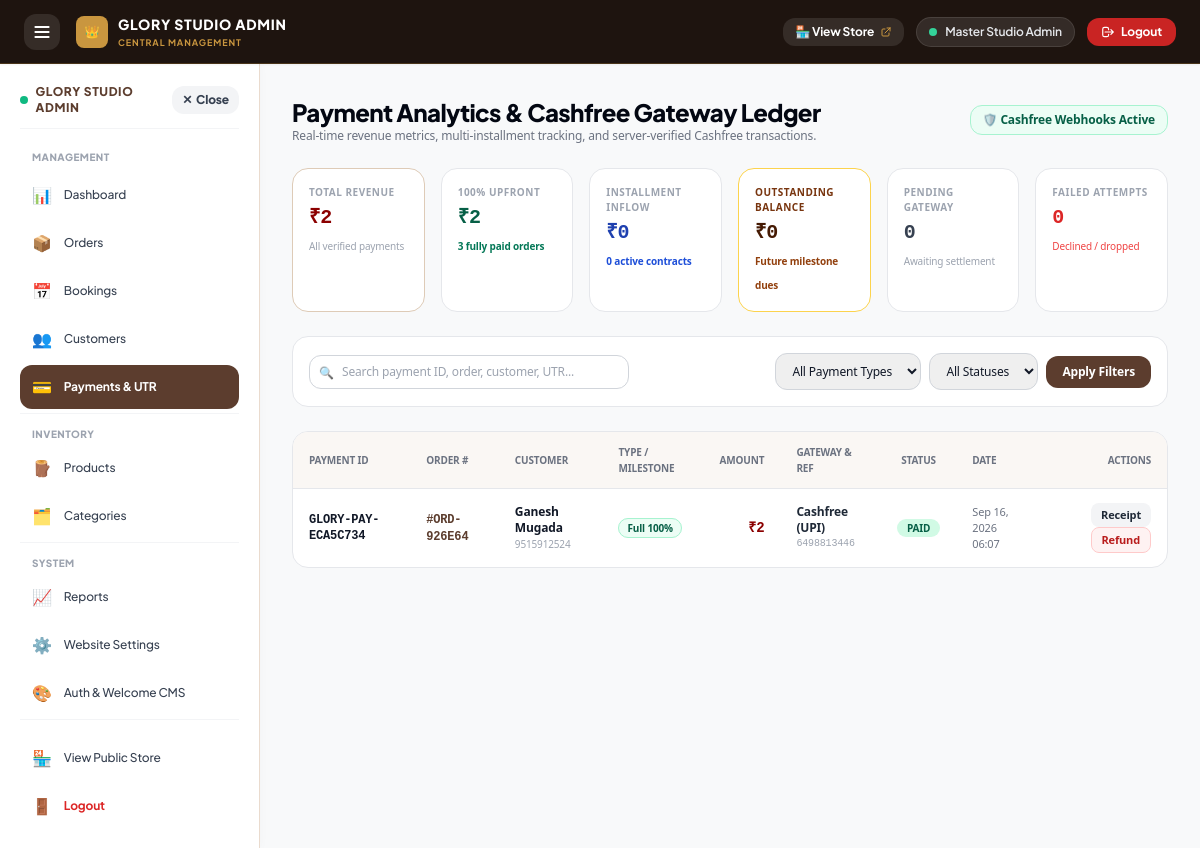
/admin-portal/payments/ (signed in), run on the app's committed database.
### apps/payments/models.py (models this page shows, shortened)
class Payment(models.Model):
    PAYMENT_TYPE_CHOICES = [
        ('FULL', 'Full Payment'),
        ('INSTALLMENT', 'Installment Payment'),
    ]
    STATUS_CHOICES = [
        ('PENDING', 'Pending'),
        ('PROCESSING', 'Processing'),
        ('PAID', 'Paid'),
        ('FAILED', 'Failed'),
        ('CANCELLED', 'Cancelled'),
        ('REFUNDED', 'Refunded'),
    ]
    VERIFICATION_STATUS_CHOICES = [
        ('PENDING_VERIFICATION', 'Pending Verification'),
        ('VERIFIED', 'Verified'),
        ('REJECTED', 'Rejected'),
    ]
    payment_id = models.CharField(max_length=100, unique=True, blank=True, db_index=True)
    order = models.ForeignKey('bookings.Order', on_delete=models.CASCADE, related_name='payments')
    customer = models.ForeignKey(User, on_delete=models.SET_NULL, null=True, blank=True, related_name='payments')
    installment = models.ForeignKey('bookings.Installment', on_delete=models.SET_NULL, null=True, blank=True, related_name='payments')
    payment_type = models.CharField(max_length=20, choices=PAYMENT_TYPE_CHOICES, default='FULL')
    amount = models.DecimalField(max_digits=12, decimal_places=2)
    currency = models.CharField(max_length=10, default='INR')
    gateway = models.CharField(max_length=50, default='Cashfree')
    gateway_order_id = models.CharField(max_length=120, blank=True, default='', db_index=True)
    gateway_payment_id = models.CharField(max_length=120, blank=True, default='', db_index=True)
    payment_session_id = models.CharField(max_length=255, blank=True, default='')
    payment_method = models.CharField(max_length=50, blank=True, default='UPI')
    status = models.CharField(max_length=30, choices=STATUS_CHOICES, default='PENDING', db_index=True)
    gateway_response = models.JSONField(default=dict, blank=True)
    failure_reason = models.TextField(blank=True, default='')
    is_manual = models.BooleanField(default=False, db_index=True)
    verification_status = models.CharField(max_length=30, choices=VERIFICATION_STATUS_CHOICES, default='VERIFIED', db_index=True)
    verified_by = models.ForeignKey(User, on_delete=models.SET_NULL, null=True, blank=True, related_name='verified_payments')
    verified_at = models.DateTimeField(null=True, blank=True)
    reference_number = models.CharField(max_length=120, blank=True, default='', help_text="Manual UTR / Bank Ref", db_index=True)
    admin_notes = models.TextField(blank=True, default='')
    receipt_image = models.CharField(max_length=500, blank=True, default='')
    refund_status = models.CharField(max_length=30, blank=True, default='')
    refund_id = models.CharField(max_length=100, blank=True, default='')
    paid_at = models.DateTimeField(null=True, blank=True)
    created_at = models.DateTimeField(auto_now_add=True)
    updated_at = models.DateTimeField(auto_now=True)
    class Meta:
        ordering = ['-created_at']
        verbose_name = 'Payment Transaction'
        verbose_name_plural = 'Payment Transactions'

### apps/bookings/models.py (models this page shows, shortened)
class Order(models.Model):
    PLAN_CHOICES = [
        ('FULL_PAYMENT', 'Full Payment'),
        ('THREE_INSTALLMENTS', 'Three Installments'),
    ]
    STATUS_CHOICES = [
        ('PENDING_PAYMENT', 'Pending Payment'),
        ('PARTIALLY_PAID', 'Partially Paid'),
        ('FULLY_PAID', 'Fully Paid'),
        ('PROCESSING', 'Processing'),
        ('SHIPPED', 'Shipped'),
        ('DELIVERED', 'Delivered'),
        ('CANCELLED', 'Cancelled'),
    ]
    PAYMENT_STATUS_CHOICES = [
        ('PENDING', 'Pending'),
        ('PROCESSING', 'Processing'),
        ('PARTIALLY_PAID', 'Partially Paid'),
        ('FULLY_PAID', 'Fully Paid'),
        ('FAILED', 'Failed'),
        ('REFUNDED', 'Refunded'),
    ]
    FULFILLMENT_STATUS_CHOICES = [
        ('CONFIRMED', 'CONFIRMED'),
        ('IN_PRODUCTION', 'IN_PRODUCTION'),
        ('SHIPPED', 'SHIPPED'),
        ('OUT_FOR_DELIVERY', 'OUT_FOR_DELIVERY'),
        ('DELIVERED', 'DELIVERED'),
    ]
    order_number = models.CharField(max_length=50, unique=True, blank=True)
    booking = models.ForeignKey(Booking, on_delete=models.SET_NULL, null=True, blank=True, related_name='orders')
    user = models.ForeignKey(User, on_delete=models.SET_NULL, null=True, blank=True, related_name='orders')
    customer_name = models.CharField(max_length=150)
    email = models.EmailField()
    phone = models.CharField(max_length=25)
    shipping_address = models.TextField(blank=True, default='')
    product = models.ForeignKey('store.Product', on_delete=models.SET_NULL, null=True, blank=True, related_name='orders')
    product_name = models.CharField(max_length=250)
    selected_size = models.CharField(max_length=100, default='Standard')
    selected_wood = models.CharField(max_length=120, default='Pure Grade-A Burma Teak')
    custom_measurements = models.CharField(max_length=255, blank=True, default='', help_text="Custom product measurements provided by customer (Length x Width x Height)")
    quantity = models.PositiveIntegerField(default=1)
    unit_price = models.DecimalField(max_digits=12, decimal_places=2)
    total_amount = models.DecimalField(max_digits=12, decimal_places=2)
    paid_amount = models.DecimalField(max_digits=12, decimal_places=2, default=0.00)
    remaining_amount = models.DecimalField(max_digits=12, decimal_places=2)
    refunded_amount = models.DecimalField(max_digits=12, decimal_places=2, default=Decimal('0.00'))
    payment_plan = models.CharField(max_length=50, choices=PLAN_CHOICES, default='FULL_PAYMENT')
    payment_type = models.CharField(max_length=20, choices=[('FULL', 'Full Payment'), ('INSTALLMENT', 'Installment Payment')], default='FULL')
    plan_name = models.CharField(max_length=120, default='Full Payment', blank=True)
    installment_plan_snapshot = models.JSONField(default=dict, blank=True, help_text="Snapshot of the chosen installment plan schedule")
    next_due_date = models.DateField(null=True, blank=True)
    payment_status = models.CharField(max_length=30, choices=PAYMENT_STATUS_CHOICES, default='PENDING', db_index=True)
    fulfillment_status = models.CharField(max_length=30, choices=FULFILLMENT_STATUS_CHOICES, default='CONFIRMED', db_index=True)
    order_status = models.CharField(max_length=30, choices=STATUS_CHOICES, default='PENDING_PAYMENT')
    created_at = models.DateTimeField(auto_now_add=True)
    updated_at = models.DateTimeField(auto_now=True)
    class Meta:
        ordering = ['-created_at']

### apps/accounts/views.py (the view)
# urls.py: path('admin-portal/payments/', views.admin_payments_view, name='admin_portal_payments'),
def admin_payments_view(request):
    from apps.payments.views import admin_payments_view as real_admin_payments
    return real_admin_payments(request)

### templates/admin_portal/admin_payments.html (shortened to what this page needs)
{% extends 'admin_portal/admin_base.html' %}
{% block content %}
<div class="space-y-6" style="font-family: system-ui, -apple-system, sans-serif;">
  <div class="flex flex-col sm:flex-row sm:items-center justify-between gap-4">
    <div>
      <h1 class="text-2xl font-black text-gray-950 tracking-tight">Payment Analytics &amp; Cashfree Gateway Ledger</h1>
      <p class="text-xs text-gray-500">Real-time revenue metrics, multi-installment tracking, and server-verified Cashfree transactions.</p>
    </div>
    <div class="flex items-center gap-2">
      <span class="px-3 py-1.5 bg-emerald-50 text-emerald-800 text-xs font-black rounded-xl border border-emerald-200">
        🛡️ Cashfree Webhooks Active
      </span>
    </div>
  </div>
  <div class="grid grid-cols-2 lg:grid-cols-6 gap-3 sm:gap-4">
    <div class="p-4 rounded-2xl bg-white border border-[#DECBB7] shadow-xs space-y-1">
      <span class="text-[10px] font-black uppercase tracking-wider text-gray-400 block">Total Revenue</span>
      <div class="text-lg sm:text-xl font-black text-[#8B0000] font-mono leading-tight">
        {{ formatted_total_revenue|default:"₹0" }}
      </div>
      <span class="text-[10px] text-gray-400">All verified payments</span>
    </div>
    <div class="p-4 rounded-2xl bg-white border border-gray-200 shadow-xs space-y-1">
      <span class="text-[10px] font-black uppercase tracking-wider text-gray-400 block">100% Upfront</span>
      <div class="text-lg sm:text-xl font-black text-emerald-800 font-mono leading-tight">
        {{ formatted_full_revenue|default:"₹0" }}
      </div>
      <span class="text-[10px] text-emerald-700 font-semibold">{{ fully_paid_orders_count }} fully paid orders</span>
    </div>
    <div class="p-4 rounded-2xl bg-white border border-gray-200 shadow-xs space-y-1">
      <span class="text-[10px] font-black uppercase tracking-wider text-gray-400 block">Installment Inflow</span>
      <div class="text-lg sm:text-xl font-black text-blue-800 font-mono leading-tight">
        {{ formatted_installment_revenue|default:"₹0" }}
      </div>
      <span class="text-[10px] text-blue-700 font-semibold">{{ installment_orders_count }} active contracts</span>
    </div>
    <div class="p-4 rounded-2xl bg-white border border-amber-300 bg-amber-50/40 shadow-xs space-y-1">
      <span class="text-[10px] font-black uppercase tracking-wider text-amber-900 block">Outstanding Balance</span>
      <div class="text-lg sm:text-xl font-black text-amber-950 font-mono leading-tight">
        {{ formatted_outstanding|default:"₹0" }}
      </div>
      <span class="text-[10px] text-amber-800 font-semibold">Future milestone dues</span>
    </div>
    <div class="p-4 rounded-2xl bg-white border border-gray-200 shadow-xs space-y-1">
      <span class="text-[10px] font-black uppercase tracking-wider text-gray-400 block">Pending Gateway</span>
      <div class="text-lg sm:text-xl font-black text-gray-700 font-mono leading-tight">
        {{ pending_payments_count|default:0 }}
      </div>
      <span class="text-[10px] text-gray-400">Awaiting settlement</span>
    </div>
    <div class="p-4 rounded-2xl bg-white border border-gray-200 shadow-xs space-y-1">
      <span class="text-[10px] font-black uppercase tracking-wider text-gray-400 block">Failed Attempts</span>
      <div class="text-lg sm:text-xl font-black text-red-600 font-mono leading-tight">
        {{ failed_payments_count|default:0 }}
      </div>
      <span class="text-[10px] text-red-500">Declined / dropped</span>
    </div>
  </div>
  <div class="bg-white rounded-2xl p-4 border border-gray-200 shadow-xs">
    <form method="GET" class="flex flex-col md:flex-row items-center justify-between gap-3 text-xs">
      <div class="relative w-full md:w-80">
        <input type="text"
               name="q"
               value="{{ q }}"
               placeholder="Search payment ID, order, customer, UTR..."
               class="w-full pl-8 pr-4 py-2 rounded-xl border border-gray-300 focus:outline-none focus:border-[#8B0000] text-xs">
        <span class="absolute left-2.5 top-2.5 text-gray-400">🔍</span>
      </div>
      <div class="flex items-center gap-2 w-full md:w-auto flex-wrap">
        <select name="type" class="px-3 py-2 rounded-xl border border-gray-300 focus:outline-none text-xs">
          <option value="">All Payment Types</option>
        </select>
        <select name="status" class="px-3 py-2 rounded-xl border border-gray-300 focus:outline-none text-xs">
          <option value="">All Statuses</option>
        </select>
        <button type="submit" class="px-4 py-2 rounded-xl bg-[#5C3D2E] hover:bg-black text-white font-bold transition-colors cursor-pointer">
          Apply Filters
        </button>
      </div>
    </form>
  </div>
  <div class="bg-white rounded-2xl border border-gray-200 shadow-xs overflow-hidden">
    <div class="overflow-x-auto">
      <table class="w-full text-left text-xs">
        <thead class="bg-[#FAF7F4] text-gray-500 uppercase text-[10px] font-black border-b border-gray-200">
          <tr>
            <th class="py-3 px-4">Payment ID</th>
            <th class="py-3 px-4">Order #</th>
            <th class="py-3 px-4">Customer</th>
            <th class="py-3 px-4">Type / Milestone</th>
            <th class="py-3 px-4 text-right">Amount</th>
            <th class="py-3 px-4">Gateway &amp; Ref</th>
            <th class="py-3 px-4 text-center">Status</th>
            <th class="py-3 px-4">Date</th>
            <th class="py-3 px-4 text-right">Actions</th>
          </tr>
        </thead>
        <tbody class="divide-y divide-gray-100 font-medium">
          {% for p in payments %}
          <tr class="hover:bg-gray-50/60 transition-colors">
            <td class="py-3.5 px-4 font-mono font-bold text-gray-900">
              {{ p.payment_id }}
            </td>
            <td class="py-3.5 px-4">
              <a href="{% url 'admin_order_detail' order_id=p.order.id %}" class="font-mono text-[#5C3D2E] hover:underline font-bold">
                #{{ p.order.order_number }}
              </a>
            </td>
            <td class="py-3.5 px-4">
              <span class="font-bold text-gray-900 block">{{ p.order.customer_name }}</span>
              <span class="text-[10px] text-gray-400">{{ p.order.phone }}</span>
            </td>
            <td class="py-3.5 px-4">
              {% if p.payment_type == 'INSTALLMENT' and p.installment %}
                <span class="px-2 py-0.5 rounded-full text-[10px] font-bold bg-blue-50 text-blue-800 border border-blue-200">
                  Part {{ p.installment.installment_number }}
                </span>
              {% else %}
                <span class="px-2 py-0.5 rounded-full text-[10px] font-bold bg-emerald-50 text-emerald-800 border border-emerald-200">
                  Full 100%
                </span>
              {% endif %}
            </td>
            <td class="py-3.5 px-4 text-right font-black font-mono text-[#8B0000] text-sm">
              ₹{{ p.amount|floatformat:0 }}
            </td>
            <td class="py-3.5 px-4">
              <span class="text-gray-800 font-semibold block">{{ p.gateway }} ({{ p.payment_method|default:"UPI" }})</span>
              <span class="text-[10px] font-mono text-gray-400 block truncate max-w-[140px]" title="{{ p.gateway_payment_id|default:p.gateway_order_id }}">
                {{ p.gateway_payment_id|default:p.gateway_order_id }}
              </span>
            </td>
            <td class="py-3.5 px-4 text-center">
              {% if p.status == 'PAID' %}
                <span class="px-2.5 py-0.5 rounded-full text-[10px] font-black bg-emerald-100 text-emerald-800">
                  PAID
                </span>
              {% elif p.status == 'PENDING' %}
                <span class="px-2.5 py-0.5 rounded-full text-[10px] font-black bg-amber-100 text-amber-900">
                  PENDING
                </span>
              {% elif p.status == 'REFUNDED' %}
                <span class="px-2.5 py-0.5 rounded-full text-[10px] font-black bg-purple-100 text-purple-900">
                  REFUNDED
                </span>
              {% else %}
                <span class="px-2.5 py-0.5 rounded-full text-[10px] font-black bg-red-100 text-red-800">
                  FAILED
                </span>
              {% endif %}
            </td>
            <td class="py-3.5 px-4 text-gray-500 text-[11px]">
              {{ p.paid_at|default:p.created_at|date:"M d, Y H:i" }}
            </td>
            <td class="py-3.5 px-4 text-right space-x-1.5">
              <a href="{% url 'payment_receipt' payment_id=p.payment_id %}"
                 target="_blank"
                 class="px-2.5 py-1 rounded-lg bg-gray-100 hover:bg-gray-200 text-gray-800 text-[11px] font-bold inline-block shadow-2xs">
                Receipt
              </a>
              {% if p.status == 'PAID' %}
              <button onclick="openRefundModal('{{ p.payment_id }}', '{{ p.order.order_number }}', '{{ p.amount }}')"
                      class="px-2.5 py-1 rounded-lg bg-red-50 hover:bg-red-100 text-red-700 text-[11px] font-bold border border-red-200 inline-block cursor-pointer">
                Refund
              </button>
              {% endif %}
            </td>
          </tr>
          {% empty %}
          <tr>
            <td colspan="9" class="py-10 text-center text-gray-400">
              No payment transactions found matching your criteria.
            </td>
          </tr>
          {% endfor %}
        </tbody>
      </table>
    </div>
  </div>
</div>
{% endblock %}

### data on the page
Payment: payment_id "GLORY-PAY-ECA5C734", order.order_number "ORD-926E64", order.customer_name "Ganesh Mugada", order.phone "9515912524", payment_type "Full 100%", amount "2", gateway "Cashfree", payment_method "UPI", gateway_payment_id "6498813446", status "PAID", paid_at "Sep 16, 2026 06:07"

### other printed values
{{ fully_paid_orders_count }} "3"
{{ installment_orders_count }} "0"
{{ pending_payments_count|default:0 }} "0"
{{ failed_payments_count|default:0 }} "0"
